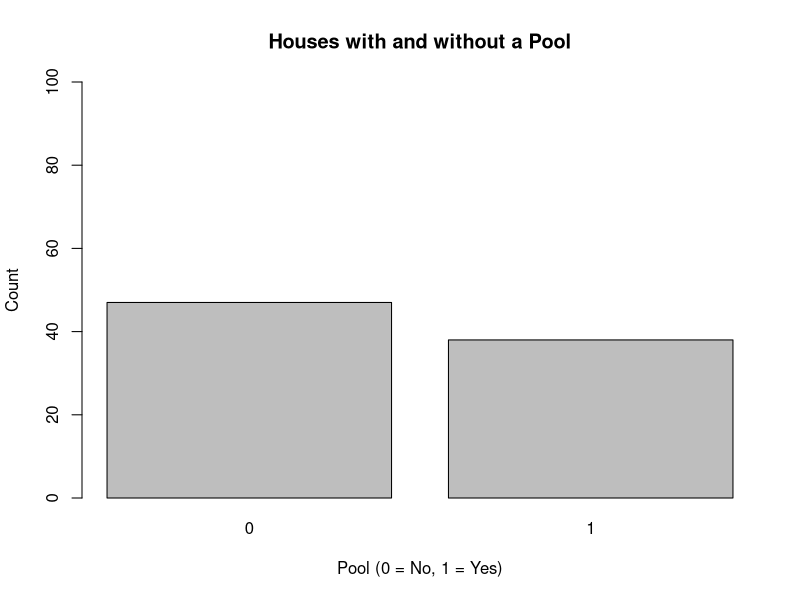
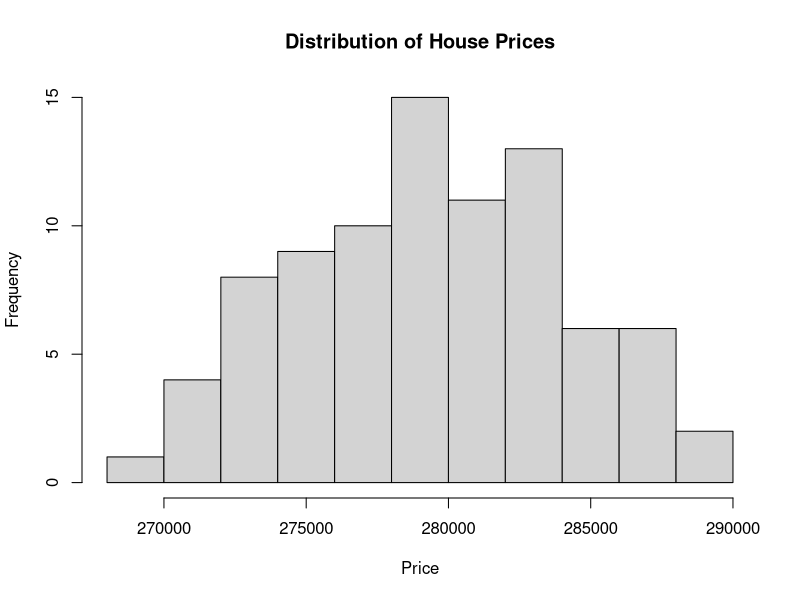
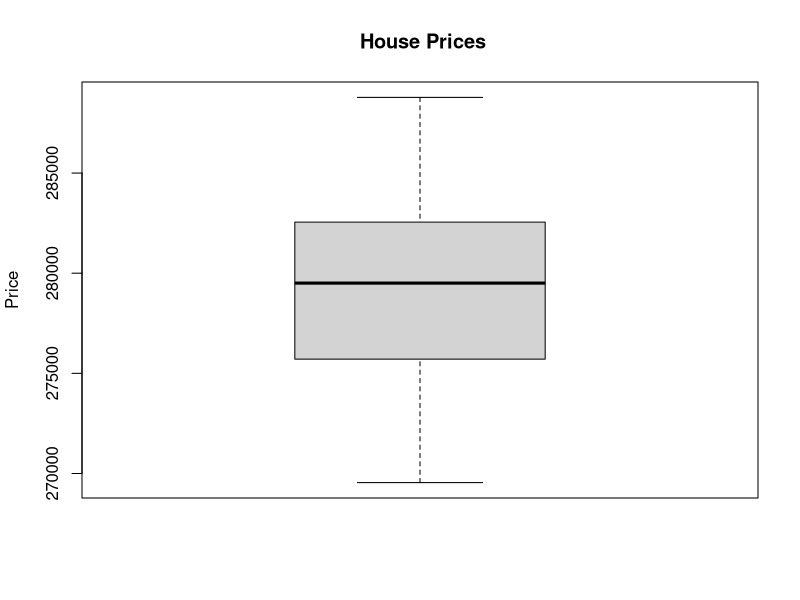
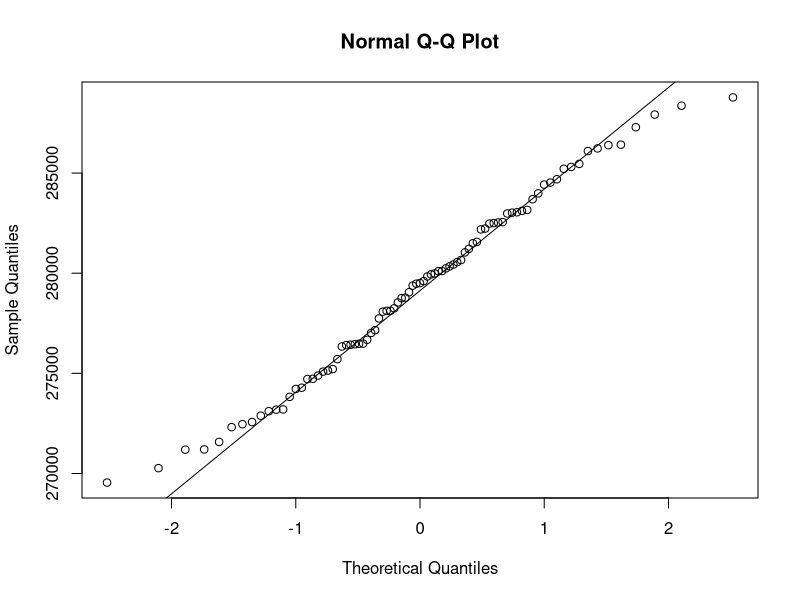

These charts were generated, in order, by the following R code:
# ASSIGNMENT 1 MAT 378 #
# Aditya Parey #
# aparey@oswego.edu#

#current_timestamp <- Sys.time()
#print(current_timestamp)
##[1] "2023-09-19 15:14:29 EDT"##



house.data = read.csv("HouseData.txt", sep = ",")
names(house.data)

# Using the print function to display the "Pool" column
print(house.data$Pool)
print(house.data$Price)

#QUESTION 1#
pool_count <- table(house.data$Pool)
# Print the counts
print(pool_count)

#QUESTION 2#
#nrow is the total number of houses#
#sum function gives out number of houses with or without pool#
# Calculate the proportion of houses with a pool
prop_with_pool <- sum(house.data$Pool == 1) / nrow(house.data)

# Calculate the proportion of houses without a pool
prop_without_pool <- sum(house.data$Pool == 0) / nrow(house.data)

# Print the proportions
print(prop_with_pool)
print(prop_without_pool)

#QUESTION 3#
# bar plot # 
barplot(pool_count, ylim=c(0,100),
        main = "Houses with and without a Pool",
        xlab = "Pool (0 = No, 1 = Yes)",                           
        ylab = "Count")                                            

#QUESTION 4#
# histogram#
library(psych)
hist(house.data$Price,
     xlab = "Price",
     main = "Distribution of House Prices")

#QUESTION 5#
#  a boxplot of the "Price" variable#
boxplot(house.data$Price,
        ylab = "Price",                   
        main = " House Prices")  

#QUESTION 6#
#description and summary the Price variable#
describe(house.data$Price)
summary(house.data$Price)

#QUESTION 7#
#We will use the test of proportion for this question#
#We have a null hypothesis where p is equal or greater than 0.5 and alternative hypothesis where
# p is less than 0.5, where alpha = 0.05#
#next up we will calculate the test statistic by inserting the formula#
#then we can get the p value by using pnorm function to derive conclusions#
sample_prop = mean(house.data$Pool)
print(sample_prop)

#Calculate the test stat#
sample_size <- length(house.data$Pool)
population_prop <- 0.5
test_stat <- (sample_prop - population_prop) / sqrt((population_prop * (1 - population_prop)) / sample_size)
print(test_stat)

## Calculate the p-value for a one-side test of proportion#
p_value <- pnorm(test_stat)
print(p_value)


#QUESTION 8#
# the critical value from the standard normal distribution for a 98% confidence interval
critical_value <- qnorm(0.99)  # 0.01 on each tail for a 98% confidence level

# the margin of error
error <- critical_value * sqrt((sample_prop * (1 - sample_prop)) / sample_size)

# the lower and upper bounds of the confidence interval
lower_bound <- sample_prop - error
upper_bound <- sample_prop + error

#s the confidence interval
cat("98% Confidence Interval for Proportion of Houses with a Pool: (", round(lower_bound, 4), ", ", round(upper_bound, 4), ")\n")

#QUESTION 9#

# Create a Q-Q plot to check normality#
qqnorm(house.data$Price)
qqline(house.data$Price)

# the Shapiro-Wilk test to check for normality#
shapiro.test(house.data$Price)

#  p-value being greater than 0.05, we fail to reject the null hypothesis (H0),
#which means that we do not have sufficient evidence 
#to conclude that the "Price" variable significantly varies from a normal distribution. 
#This suggests that the "Price" variable follows a normal distribution #


#QUESTION 10 #

# Set the hypothesized population mean
population_mean <- 278000 

# Perform a one-sample t-test
Price_test <- t.test(house.data$Price, mu = population_mean, alternative = "greater")
Price_test

# we fail to reject the alternative hypothesis and conclude that the price is greater than $278,000
#the p-value of approximately 0.007889, which is less than the chosen significance level of alpha = 0.05, we would reject the null hypothesis #


#QUESTION 11#
#  one-sample t-test to calculate the confidence interval
Price_CI <- t.test(house.data$Price, conf.level = 0.90)
Price_CI

# the confidence interval for Price data would range between ( 278406.3 to 280093.8) with a 90% confidence #









